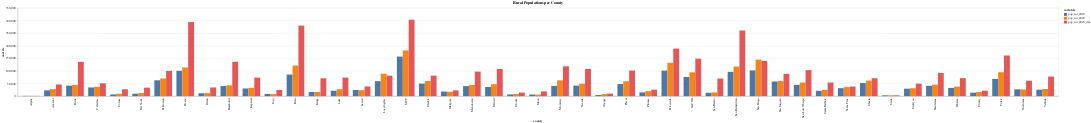

This figure's notebook cell:
### Markdown cell above
### Rural Populations per County

### Code cell
pop_cols=[
    "pop_rur_2010",
    "pop_rur_2020",
    "pop_rur_2025_dla",
    # "2020_fy25_pop_diff"
]

alt.Chart(melt[melt["variable"].isin(pop_cols)]).mark_bar().encode(
    x = "county:N",
    y = "metric:Q",
    xOffset="variable:N",
    color = "variable:N",
    tooltip = ["county","variable","metric"]
).properties(
    width= "container",
    title= "Rural Populations per County"
)

### Figure 1 — Vega-Lite specification as saved in the notebook (floating-point values rounded to 4 significant figures; data arrays with more than 128 entries replaced by an {"elided": "..."} marker saying what was removed)
{"config": {"view": {"continuousWidth": 300, "continuousHeight": 300}}, "data": {"name": "data-d6adceb174440a2e2191be91220d7cd3"}, "mark": {"type": "bar"}, "encoding": {"color": {"field": "variable", "type": "nominal"}, "tooltip": [{"field": "county", "type": "nominal"}, {"field": "variable", "type": "nominal"}, {"field": "metric", "type": "quantitative"}], "x": {"field": "county", "type": "nominal"}, "xOffset": {"field": "variable", "type": "nominal"}, "y": {"field": "metric", "type": "quantitative"}}, "title": "Rural Populations per County", "width": "container", "$schema": "https://vega.github.io/schema/vega-lite/v5.20.1.json", "datasets": {"data-d6adceb174440a2e2191be91220d7cd3": {"elided": "141 records"}}}
